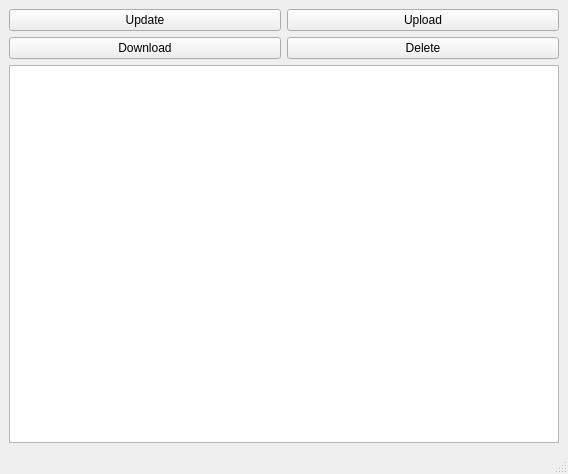
<?xml version="1.0" encoding="UTF-8"?>
<ui version="4.0">
 <class>MainWindow</class>
 <widget class="QMainWindow" name="MainWindow">
  <property name="geometry">
   <rect>
    <x>0</x>
    <y>0</y>
    <width>568</width>
    <height>474</height>
   </rect>
  </property>
  <property name="windowTitle">
   <string>MainWindow</string>
  </property>
  <widget class="QWidget" name="centralwidget">
   <layout class="QVBoxLayout" name="verticalLayout">
    <item>
     <layout class="QGridLayout" name="gridLayout">
      <item row="1" column="1">
       <widget class="QPushButton" name="rename_button">
        <property name="text">
         <string>Delete</string>
        </property>
       </widget>
      </item>
      <item row="0" column="1">
       <widget class="QPushButton" name="upload_button">
        <property name="text">
         <string>Upload</string>
        </property>
       </widget>
      </item>
      <item row="0" column="0">
       <widget class="QPushButton" name="update_button">
        <property name="text">
         <string>Update</string>
        </property>
       </widget>
      </item>
      <item row="1" column="0">
       <widget class="QPushButton" name="download_button">
        <property name="text">
         <string>Download</string>
        </property>
       </widget>
      </item>
     </layout>
    </item>
    <item>
     <widget class="QListView" name="listView"/>
    </item>
   </layout>
  </widget>
  <widget class="QMenuBar" name="menubar">
   <property name="geometry">
    <rect>
     <x>0</x>
     <y>0</y>
     <width>568</width>
     <height>22</height>
    </rect>
   </property>
  </widget>
  <widget class="QStatusBar" name="statusbar"/>
 </widget>
 <resources/>
 <connections/>
</ui>
